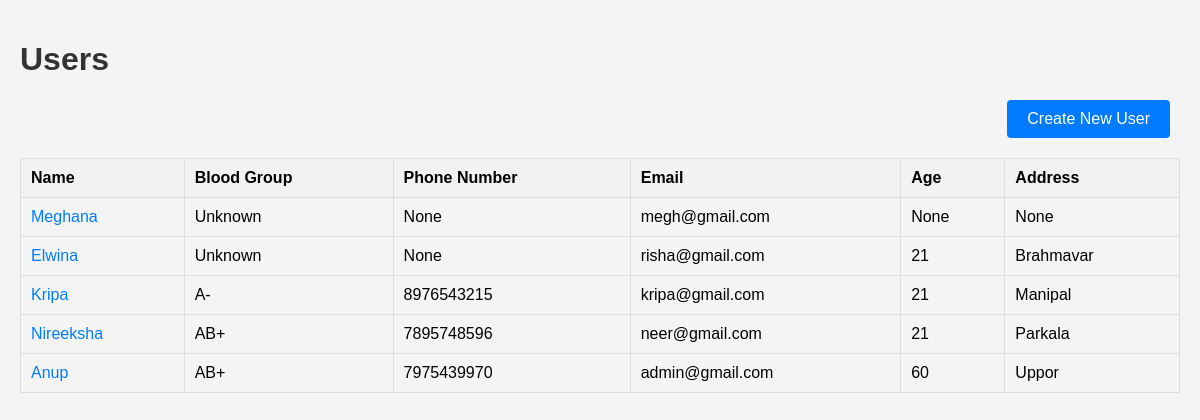
Screenshot of /list_users/ with the database file from the repository.
### scan/models.py (models this page shows, shortened)
class User(models.Model):
    id = models.UUIDField(primary_key=True, default=uuid.uuid4, editable=False)
    name = models.CharField(max_length=100)
    email = models.EmailField()
    age = models.IntegerField(null=True, blank=True)
    address = models.TextField(null=True, blank=True)
    blood_group = models.CharField(default=" ",max_length=100)  # Make the field non-nullable
    ph_no = models.IntegerField(null=True,blank=True)

### scan/views.py (the view)
# urls.py: path('list_users/', list_users_view, name='list_users'),
def list_users_view(request):
    users = User.objects.all()
    return render(request, 'list_users.html', {'users': users})

### scan/templates/list_users.html (shortened to what this page needs)
<!DOCTYPE html>
<html lang="en">
<head>
</head>
<body>
    <h1>Users</h1>
    <a href="{% url 'create_user' %}" class="create-user">Create New User</a>
    <table>
        <thead>
            <tr>
                <th>Name</th>
                <th>Blood Group</th>
                <th>Phone Number</th>
                <th>Email</th>
                <th>Age</th>
                <th>Address</th>
            </tr>
        </thead>
        <tbody>
            {% for user in users %}
                <tr>
                    <td><a href="{% url 'user_detail' pk=user.pk %}">{{ user.name }}</a></td>
                    <td>{{ user.blood_group }}</td>
                    <td>{{ user.ph_no }}</td>
                    <td>{{ user.email }}</td>
                    <td>{{ user.age }}</td>
                    <td>{{ user.address }}</td>
                </tr>
            {% endfor %}
        </tbody>
    </table>
</body>
</html>

### scan/templates/list_users.html (style rules this page uses)
body { font-family: Arial, sans-serif; background-color: #f4f4f4; margin: 0; padding: 20px; }
h1 { color: #333; }
table { width: 100%; border-collapse: collapse; margin-bottom: 20px; }
table, th, td { border: 1px solid #ddd; }
th, td { padding: 10px; text-align: left; }
th { background-color: #f2f2f2; }
a { text-decoration: none; color: #007bff; }
.create-user { margin-right: 10px; padding: 10px 20px; background-color: #007bff; color: white; border-radius: 4px; text-decoration: none; float: right; margin-bottom:20px; }

### rows the page displays
User: name "Meghana", blood_group "Unknown", ph_no "None", email "megh@gmail.com", age "None", address "None"
User: name "Elwina", blood_group "Unknown", ph_no "None", email "risha@gmail.com", age "21", address "Brahmavar"
User: name "Kripa", blood_group "A-", ph_no "8976543215", email "kripa@gmail.com", age "21", address "Manipal"
User: name "Nireeksha", blood_group "AB+", ph_no "7895748596", email "neer@gmail.com", age "21", address "Parkala"
User: name "Anup", blood_group "AB+", ph_no "7975439970", email "admin@gmail.com", age "60", address "Uppor"
